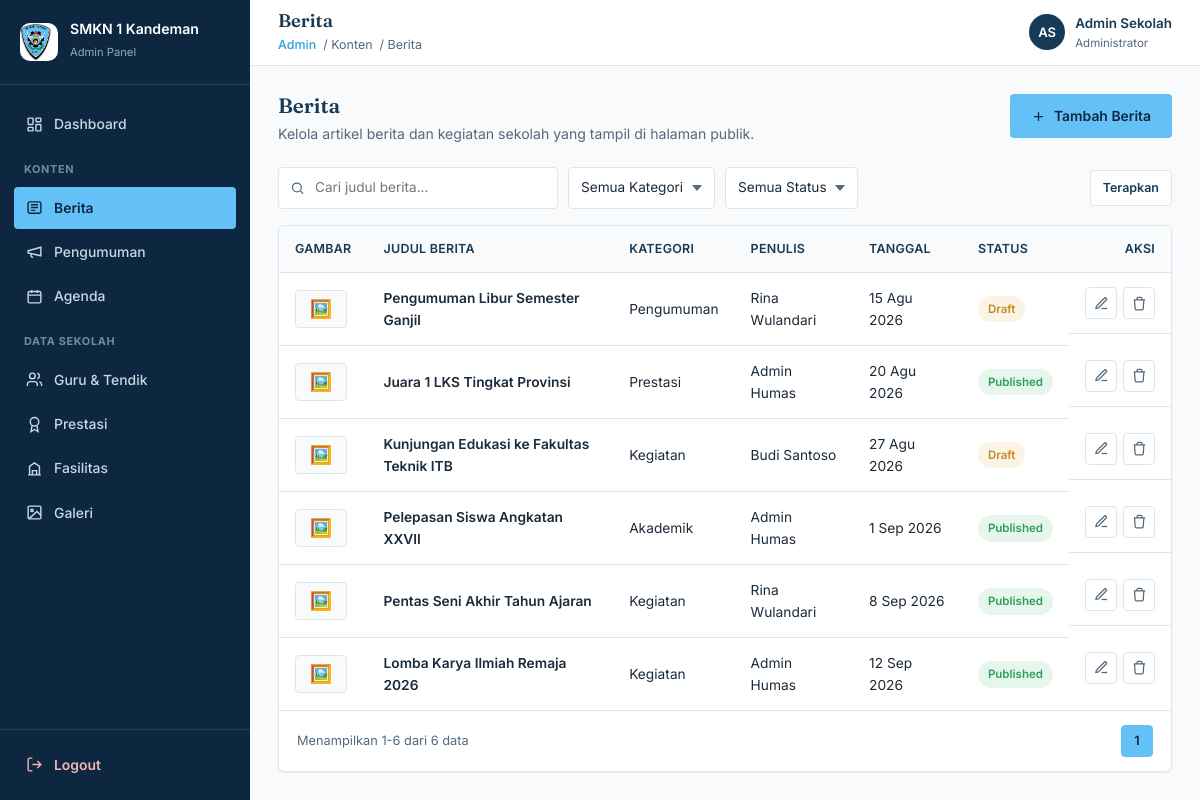
The app's page /admin/berita/index.php (signed in) with its own data.
### tables this page shows
CREATE TABLE IF NOT EXISTS berita (
    id INT UNSIGNED AUTO_INCREMENT PRIMARY KEY,
    judul VARCHAR(200) NOT NULL,
    kategori ENUM('Akademik','Kegiatan','Prestasi','Pengumuman') NOT NULL DEFAULT 'Kegiatan',
    penulis VARCHAR(100) NOT NULL,
    tanggal DATE NOT NULL,
    gambar VARCHAR(255) DEFAULT NULL,
    ringkasan TEXT,
    isi LONGTEXT,
    status ENUM('Published','Draft') NOT NULL DEFAULT 'Draft',
    created_at TIMESTAMP DEFAULT CURRENT_TIMESTAMP,
    updated_at TIMESTAMP DEFAULT CURRENT_TIMESTAMP ON UPDATE CURRENT_TIMESTAMP
);

### admin/includes/helpers.php (called while the page is built, shortened)
<?php
function format_tanggal($tanggal) {
    $bulan = ['01'=>'Jan','02'=>'Feb','03'=>'Mar','04'=>'Apr','05'=>'Mei','06'=>'Jun',
              '07'=>'Jul','08'=>'Agu','09'=>'Sep','10'=>'Okt','11'=>'Nov','12'=>'Des'];
    $parts = explode('-', $tanggal);
    list($y, $m, $d) = $parts;
    $bulanNama = isset($bulan[$m]) ? $bulan[$m] : $m;
    return intval($d) . ' ' . $bulanNama . ' ' . $y;
}
function badge_class($value) {
    $v = strtolower(trim($value));
    $success = ['published', 'aktif', 'baik', 'pns'];
    $warning = ['draft', 'nonaktif', 'perlu perbaikan', 'honorer'];
    if (in_array($v, $success)) return 'badge-success';
    if (in_array($v, $warning)) return 'badge-warning';
    return 'badge-sky';
}
function build_page_url($page) {
    $params = $_GET;
    $params['page'] = $page;
    return '?' . http_build_query($params);
}

### admin/berita/index.php (the view, shortened to what this page needs)
<?php
require_once '../../config/koneksi.php';
require_once '../includes/helpers.php';
$base = '../';
$activeMenu = 'berita';
$pageTitle = 'Berita';
$breadcrumb = ['Konten', 'Berita'];
$cari = isset($_GET['cari']) ? trim($_GET['cari']) : '';
$where = [];
$whereSql = count($where) > 0 ? 'WHERE ' . implode(' AND ', $where) : '';
$limit = 10;
$page = isset($_GET['page']) ? max(1, intval($_GET['page'])) : 1;
$offset = ($page - 1) * $limit;
$totalResult = mysqli_query($koneksi, "SELECT COUNT(*) AS total FROM berita $whereSql");
$totalRow = mysqli_fetch_assoc($totalResult);
$totalData = (int) $totalRow['total'];
$totalPage = max(1, (int) ceil($totalData / $limit));
$query = "SELECT * FROM berita $whereSql ORDER BY id DESC LIMIT $limit OFFSET $offset";
$result = mysqli_query($koneksi, $query);
include '../includes/header.php';
include '../includes/sidebar.php';
?>
<div class="main-area">
    <?php include '../includes/topbar.php'; ?>
    <div class="content">
        <div class="page-head">
            <div>
                <h2>Berita</h2>
                <p>Kelola artikel berita dan kegiatan sekolah yang tampil di halaman publik.</p>
            </div>
            <a href="tambah.php" class="btn btn-primary">
                <svg viewBox="0 0 24 24" fill="none" stroke="currentColor" stroke-width="2" width="15" height="15"><path d="M12 5v14M5 12h14"/></svg>
                Tambah Berita
            </a>
        </div>
        <form class="toolbar" method="get" action="index.php">
            <div class="toolbar-filters">
                <div class="search-box">
                    <svg viewBox="0 0 24 24" fill="none" stroke="currentColor" stroke-width="2"><circle cx="11" cy="11" r="7"/><path d="m21 21-4.3-4.3"/></svg>
                    <input type="text" name="cari" value="<?php echo htmlspecialchars($cari); ?>" placeholder="Cari judul berita...">
                </div>
                <select class="filter-select" name="kategori" onchange="this.form.submit()">
                    <option value="">Semua Kategori</option>
                </select>
                <select class="filter-select" name="status" onchange="this.form.submit()">
                    <option value="">Semua Status</option>
                </select>
            </div>
            <button type="submit" class="btn btn-outline btn-sm">Terapkan</button>
        </form>
        <div class="table-panel">
            <?php if ($totalData === 0): ?>
                <div class="alert-empty">Belum ada data.</div>
            <?php else: ?>
            <div class="table-scroll">
                <table class="data-table">
                <thead>
                    <tr>
                        <th>Gambar</th>
                        <th>Judul Berita</th>
                        <th>Kategori</th>
                        <th>Penulis</th>
                        <th>Tanggal</th>
                        <th>Status</th>
                        <th style="text-align:right;">Aksi</th>
                    </tr>
                </thead>
                <tbody>
                    <?php while ($row = mysqli_fetch_assoc($result)): ?>
                    <tr>
                        <td>
                            <?php if (!empty($row['gambar'])): ?>
                                <img src="../uploads/berita/<?php echo htmlspecialchars($row['gambar']); ?>" class="thumb" alt="">
                            <?php else: ?>
                                <div class="thumb" style="display:flex;align-items:center;justify-content:center;font-size:1.1rem;">🖼️</div>
                            <?php endif; ?>
                        </td>
                        <td class="cell-title"><?php echo htmlspecialchars($row['judul']); ?></td>
                        <td class="cell-muted"><?php echo htmlspecialchars($row['kategori']); ?></td>
                        <td class="cell-muted"><?php echo htmlspecialchars($row['penulis']); ?></td>
                        <td class="cell-muted"><?php echo format_tanggal($row['tanggal']); ?></td>
                        <td><span class="badge <?php echo badge_class($row['status']); ?>"><?php echo htmlspecialchars($row['status']); ?></span></td>
                        <td class="cell-actions">
                            <a href="edit.php?id=<?php echo $row['id']; ?>" class="icon-btn" aria-label="Edit" title="Edit">
                                <svg viewBox="0 0 24 24" fill="none" stroke="currentColor" stroke-width="2" width="15" height="15"><path d="M12 20h9"/><path d="M16.5 3.5a2.12 2.12 0 0 1 3 3L7 19l-4 1 1-4 12.5-12.5z"/></svg>
                            </a>
                            <button type="button" class="icon-btn danger" aria-label="Hapus" title="Hapus" data-delete-id="<?php echo $row['id']; ?>" data-delete-target="<?php echo htmlspecialchars($row['judul']); ?>">
                                <svg viewBox="0 0 24 24" fill="none" stroke="currentColor" stroke-width="2" width="15" height="15"><path d="M3 6h18M8 6V4a2 2 0 0 1 2-2h4a2 2 0 0 1 2 2v2m3 0-1 14a2 2 0 0 1-2 2H7a2 2 0 0 1-2-2L4 6"/></svg>
                            </button>
                        </td>
                    </tr>
                    <?php endwhile; ?>
                </tbody>
                </table>
            </div>
            <div class="table-footer">
                <span class="table-info">Menampilkan <?php echo ($totalData>0?($offset+1):0); ?>-<?php echo min($offset+$limit,$totalData); ?> dari <?php echo $totalData; ?> data</span>
                <div class="pagination">
                    <?php for ($i = 1; $i <= $totalPage; $i++): ?>
                        <a href="<?php echo build_page_url($i); ?>" class="<?php echo ($i === $page) ? 'active' : ''; ?>"><?php echo $i; ?></a>
                    <?php endfor; ?>
                </div>
            </div>
            <?php endif; ?>
        </div>
    </div>
<?php include '../includes/footer.php'; ?>

### admin/includes/header.php (shortened to what this page needs)
<!DOCTYPE html>
<html lang="id">
<head>
<link rel="stylesheet" href="<?php echo $base; ?>assets/css/admin.css">
</head>
<body>
<div class="admin-wrapper">

### admin/includes/sidebar.php (shortened to what this page needs)
<?php
function nav_active($menu, $activeMenu) {
    return $menu === $activeMenu ? ' active' : '';
}
?>
<aside class="sidebar" id="sidebar">
    <div class="sidebar-brand">
        <div class="logo-mark">
            <img src="<?php echo $base; ?>../assets/LOGO SMK.png" alt="Logo SMK Negeri 1 Kandeman" style="width:100%;height:100%;object-fit:contain;">
        </div>
        <div class="sidebar-brand-text">
            <h3>SMKN 1 Kandeman</h3>
            <span>Admin Panel</span>
        </div>
    </div>
    <nav class="sidebar-nav">
        <a href="<?php echo $base; ?>index.php" class="<?php echo trim('nav-dash'.nav_active('dashboard', $activeMenu)); ?>">
            <svg viewBox="0 0 24 24" fill="none" stroke-width="2"><rect x="3" y="3" width="7" height="9" rx="1"/><rect x="14" y="3" width="7" height="5" rx="1"/><rect x="14" y="12" width="7" height="9" rx="1"/><rect x="3" y="16" width="7" height="5" rx="1"/></svg>
            Dashboard
        </a>
        <div class="nav-section-label">Konten</div>
        <a href="<?php echo $base; ?>berita/index.php" class="<?php echo nav_active('berita', $activeMenu); ?>">
            <svg viewBox="0 0 24 24" fill="none" stroke-width="2"><rect x="3" y="4" width="18" height="16" rx="2"/><path d="M7 8h10M7 12h10M7 16h6"/></svg>
            Berita
        </a>
        <a href="<?php echo $base; ?>pengumuman/index.php" class="<?php echo nav_active('pengumuman', $activeMenu); ?>">
            <svg viewBox="0 0 24 24" fill="none" stroke-width="2"><path d="M3 11l18-5v12L3 14v-3z"/><path d="M7 14v4a2 2 0 0 0 2 2h1"/></svg>
            Pengumuman
        </a>
        <a href="<?php echo $base; ?>agenda/index.php" class="<?php echo nav_active('agenda', $activeMenu); ?>">
            <svg viewBox="0 0 24 24" fill="none" stroke-width="2"><rect x="3" y="5" width="18" height="16" rx="2"/><path d="M8 3v4M16 3v4M3 10h18"/></svg>
            Agenda
        </a>
        <div class="nav-section-label">Data Sekolah</div>
        <a href="<?php echo $base; ?>guru/index.php" class="<?php echo nav_active('guru', $activeMenu); ?>">
            <svg viewBox="0 0 24 24" fill="none" stroke-width="2"><path d="M16 21v-2a4 4 0 0 0-4-4H6a4 4 0 0 0-4 4v2"/><circle cx="9" cy="7" r="4"/><path d="M22 21v-2a4 4 0 0 0-3-3.87M16 3.13a4 4 0 0 1 0 7.75"/></svg>
            Guru &amp; Tendik
        </a>
        <a href="<?php echo $base; ?>prestasi/index.php" class="<?php echo nav_active('prestasi', $activeMenu); ?>">
            <svg viewBox="0 0 24 24" fill="none" stroke-width="2"><circle cx="12" cy="8" r="6"/><path d="M8.5 13.5 7 22l5-3 5 3-1.5-8.5"/></svg>
            Prestasi
        </a>
        <a href="<?php echo $base; ?>fasilitas/index.php" class="<?php echo nav_active('fasilitas', $activeMenu); ?>">
            <svg viewBox="0 0 24 24" fill="none" stroke-width="2"><path d="M3 21h18M5 21V9l7-5 7 5v12M9 21v-6h6v6"/></svg>
            Fasilitas
        </a>
        <a href="<?php echo $base; ?>galeri/index.php" class="<?php echo nav_active('galeri', $activeMenu); ?>">
            <svg viewBox="0 0 24 24" fill="none" stroke-width="2"><rect x="3" y="3" width="18" height="18" rx="2"/><circle cx="8.5" cy="9" r="1.7"/><path d="m21 16-5.5-5.5L4 21"/></svg>
            Galeri
        </a>
    </nav>
    <div class="sidebar-footer">
        <a href="<?php echo $base; ?>logout.php">
            <svg viewBox="0 0 24 24" fill="none" stroke-width="2"><path d="M9 21H5a2 2 0 0 1-2-2V5a2 2 0 0 1 2-2h4"/><path d="M16 17l5-5-5-5M21 12H9"/></svg>
            Logout
        </a>
    </div>
</aside>

### admin/includes/topbar.php (shortened to what this page needs)
<header class="topbar">
    <div class="topbar-left">
        <div class="topbar-title">
            <h1><?php echo $pageTitle; ?></h1>
            <?php if (!empty($breadcrumb)): ?>
            <div class="topbar-breadcrumb">
                <a href="#">Admin</a>
                <?php foreach ($breadcrumb as $crumb): ?>
                    &nbsp;/&nbsp;<?php echo $crumb; ?>
                <?php endforeach; ?>
            </div>
            <?php endif; ?>
        </div>
    </div>
    <div class="topbar-right">
        <div class="topbar-admin">
            <?php
                $adminNama = $_SESSION['admin_nama'] ?? 'Admin';
                $initials = '';
                foreach (explode(' ', trim($adminNama)) as $w) {
                    if ($w !== '') $initials .= strtoupper($w[0]);
                    if (strlen($initials) >= 2) break;
                }
            ?>
            <div class="topbar-avatar"><?php echo htmlspecialchars($initials); ?></div>
            <div>
                <div class="topbar-admin-name"><?php echo htmlspecialchars($adminNama); ?></div>
                <div class="topbar-admin-role">Administrator</div>
            </div>
        </div>
    </div>
</header>

### admin/includes/footer.php (shortened to what this page needs)
        </div>
    </div>
</body>
</html>

### records on screen
berita: judul "Pengumuman Libur Semester Ganjil", kategori "Pengumuman", penulis "Rina Wulandari", tanggal "15 Agu 2026", status "Draft"
berita: judul "Juara 1 LKS Tingkat Provinsi", kategori "Prestasi", penulis "Admin Humas", tanggal "20 Agu 2026", status "Published"
berita: judul "Kunjungan Edukasi ke Fakultas Teknik ITB", kategori "Kegiatan", penulis "Budi Santoso", tanggal "27 Agu 2026", status "Draft"
berita: judul "Pelepasan Siswa Angkatan XXVII", kategori "Akademik", penulis "Admin Humas", tanggal "1 Sep 2026", status "Published"
berita: judul "Pentas Seni Akhir Tahun Ajaran", kategori "Kegiatan", penulis "Rina Wulandari", tanggal "8 Sep 2026", status "Published"
berita: judul "Lomba Karya Ilmiah Remaja 2026", kategori "Kegiatan", penulis "Admin Humas", tanggal "12 Sep 2026", status "Published"

### other values on screen
$pageTitle "Berita"
$crumb "Konten"
$crumb "Berita"
$initials "AS"
$adminNama "Admin Sekolah"
$offset+1 "1"
min($offset+$limit,$totalData) "6"
$totalData "6"
